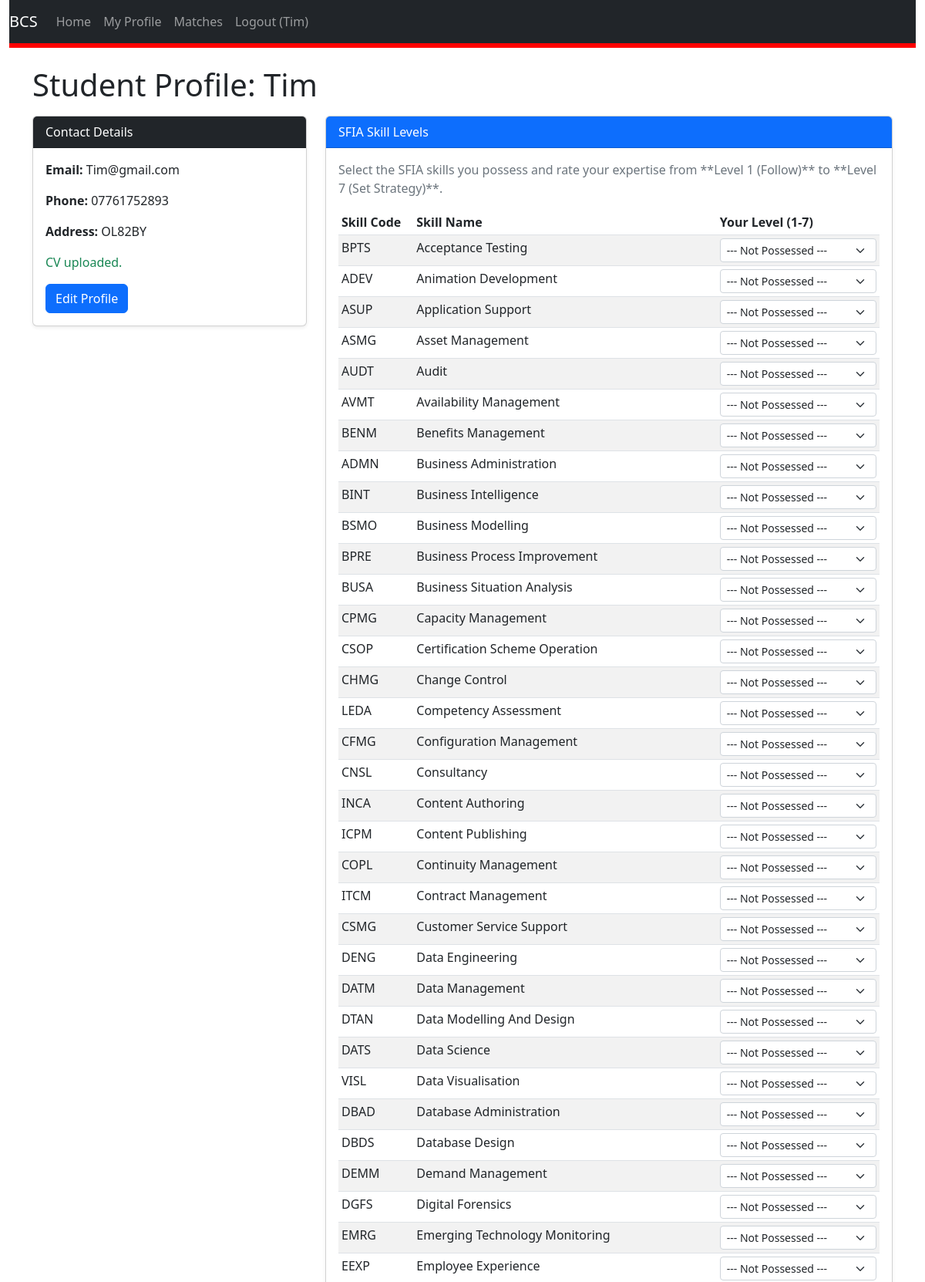
The app's page /student_profile.php (signed in, upper part) with its own data.
### tables this page shows
CREATE TABLE "users"
(
    user_id        INTEGER
        primary key autoincrement,
    role           TEXT not null,
    email          TEXT not null
        unique,
    password_hash  TEXT not null
        unique,
    name           TEXT not null,
    phone_number   TEXT(12),
    postal_address TEXT,
    cv_file_path   TEXT,
    check (role IN ('admin', 'student', 'employer'))
);

CREATE TABLE "SFIA_skills"
(
    skill_code TEXT not null
        primary key,
    skill_name TEXT not null
);

### student_profile.php (called while the page is built, shortened)
<?php
require_once('Models/StudentDataSet.php');
require_once('Models/UsersDataSet.php');
$studentId = $_SESSION['user_id'];
$studentDataSet = new StudentDataSet();
$view = new stdClass();
$view->pageTitle = 'Student Profile';
$view->updateSuccess = false;
$view->updateError = false;
$usersDataSet = new UsersDataSet();
$view->user = $usersDataSet->fetchUserByID($studentId);
$view->allSkills = $studentDataSet->fetchAllSkillsWithStudentStatus($studentId);
require_once('Views/student_profile.phtml');

### Models/Database.php (called while the page is built, shortened)
<?php
class Database {
    protected static $_dbInstance = null;
    protected $_dbHandle;
    public static function getInstance() {
        if(self::$_dbInstance === null) {
            self::$_dbInstance = new self();
        }
        return self::$_dbInstance;
    }
    private function __construct() {
        try {
            $this->_dbHandle = new PDO("sqlite:identifier.sqlite");
        }
        catch (PDOException $e) {
            echo $e->getMessage();
        }
    }
    public function getdbConnection() {
        return $this->_dbHandle;
    }
}

### Models/UsersDataSet.php (called while the page is built, shortened)
<?php
require_once('Database.php');
require_once ('UsersData.php');
class UsersDataSet {
    protected $_dbHandle, $_dbInstance;
    public function __construct() {
        $this->_dbInstance = Database::getInstance();
        $this->_dbHandle = $this->_dbInstance->getdbConnection();
    }
    public function fetchUserByID($userId) {
        $sqlQuery = 'SELECT * FROM users WHERE user_id = ?;';
        $statement = $this->_dbHandle->prepare($sqlQuery);
        $statement->bindParam(1, $userId);
        $statement->execute();
        $row = $statement->fetch(PDO::FETCH_ASSOC);
        if ($row) {
            return new UsersData($row);
        }
        return false;
    }
}

### Models/UsersData.php (called while the page is built, shortened)
<?php
class UsersData {
    protected $_user_id,$_role, $_email, $_password_hash, $_name, $_phone_number, $_postal_address, $_cv_file_path;
    public function __construct($dbRow) {
        $this->_user_id = $dbRow['user_id'];
        $this->_email = $dbRow['email'];
        $this->_name = $dbRow['name'];
        $this->_phone_number = $dbRow['phone_number'];
        $this->_postal_address = $dbRow['postal_address'];
        $this->_cv_file_path = $dbRow['cv_file_path'];
    }
    public function getUserID() {
        return $this->_user_id;
    }
    public function getEmail() {
        return $this->_email;
    }
    public function getName() {
        return $this->_name;
    }
    public function getPhoneNumber() {
        return $this->_phone_number;
    }
    public function getPostalAddress() {
        return $this->_postal_address;
    }
    public function getCvFilePath() {
        return $this->_cv_file_path;
    }
}

### Models/StudentDataSet.php (called while the page is built, shortened)
<?php
require_once('Database.php');
require_once('StudentData.php');
class StudentDataSet {
    protected $_dbHandle, $_dbInstance;
    public function __construct() {
        $this->_dbInstance = Database::getInstance();
        $this->_dbHandle = $this->_dbInstance->getdbConnection();
    }
    public function fetchAllSkillsWithStudentStatus($studentId) {
        $sqlQuery = '
            SELECT
                s.skill_code,
                s.skill_name,
                ss.sfia_level
            FROM
                SFIA_skills s
            LEFT JOIN
                student_skills ss ON s.skill_code = ss.skill_code AND ss.student_id = :studentId;
            ORDER BY s.skill_name;
        ';
        $statement = $this->_dbHandle->prepare($sqlQuery);
        $statement->bindParam(':studentId', $studentId, PDO::PARAM_INT);
        $statement->execute();
        $dataSet = [];
        while ($row = $statement->fetch(PDO::FETCH_ASSOC)) {
            $dataSet[] = new StudentData($row);
        }
        return $dataSet;
    }
}

### Models/StudentData.php (called while the page is built, shortened)
<?php
class StudentData {
    protected $_skill_code, $_skill_name, $_sfia_level;
    public function __construct($dbRow) {
        $this->_skill_code = $dbRow['skill_code'];
        $this->_skill_name = $dbRow['skill_name'];
    }
    public function getSkillCode() {
        return $this->_skill_code;
    }
    public function getSkillName() {
        return $this->_skill_name;
    }
}

### Views/student_profile.phtml (the view, shortened to what this page needs)
<?php require('template/header.phtml'); ?>
    <div class="container mt-4">
        <div class="row">
            <div class="col-md-12">
                <h1 class="mb-3">Student Profile: <?php echo htmlspecialchars($view->user->getName()); ?></h1>
            </div>
            <div class="col-md-4">
                <div class="card shadow-sm mb-4">
                    <div class="card-header bg-dark text-white">Contact Details</div>
                    <div class="card-body">
                        <p><strong>Email:</strong> <?php echo htmlspecialchars($view->user->getEmail()); ?></p>
                        <p><strong>Phone:</strong> <?php echo htmlspecialchars($view->user->getPhoneNumber()); ?></p>
                        <p><strong>Address:</strong> <?php echo nl2br(htmlspecialchars($view->user->getPostalAddress())); ?></p>
                        <?php if ($view->user->getCvFilePath()): ?>
                            <p class="text-success">CV uploaded.</p>
                        <?php else: ?>
                            <p class="text-danger">No CV uploaded.</p>
                        <?php endif; ?>
                        <form action="edit_student_profile.php" method="POST">
                            <button type="submit" class="btn btn-primary" name ="stud_id" value="<?php echo $view->user->getUserID() ?>">
                                Edit Profile
                            </button>
                        </form>
                    </div>
                </div>
            </div>
            <div class="col-md-8">
                <div class="card shadow-sm">
                    <div class="card-header bg-primary text-white">SFIA Skill Levels</div>
                    <div class="card-body">
                        <p class="text-muted">Select the SFIA skills you possess and rate your expertise from **Level 1 (Follow)** to **Level 7 (Set Strategy)**.</p>
                        <form method="post" action="student_profile.php">
                            <table class="table table-striped table-sm">
                                <thead>
                                <tr>
                                    <th>Skill Code</th>
                                    <th>Skill Name</th>
                                    <th>Your Level (1-7)</th>
                                </tr>
                                </thead>
                                <tbody>
                                <?php
                                foreach ($view->allSkills as $skill):
                                    ?>
                                    <tr>
                                        <td><?php echo htmlspecialchars($skill->getSkillCode()); ?></td>
                                        <td><?php echo htmlspecialchars($skill->getSkillName()); ?></td>
                                        <td>
                                            <select name="skill_<?php echo htmlspecialchars($skill->getSkillCode()); ?>" class="form-select form-select-sm">
                                                <option value="0">--- Not Possessed ---</option>
                                            </select>
                                        </td>
                                    </tr>
                                <?php endforeach; ?>
                                </tbody>
                            </table>
                        </form>
                    </div>
                </div>
            </div>
        </div>
    </div>
<?php require('template/footer.phtml'); ?>

### records on screen
users: name "Tim", email "Tim@gmail.com", phone_number "07761752893", postal_address "OL82BY"
sfia_skills: skill_code "BPTS", skill_name "Acceptance Testing", skill_code "--- Not Possessed ---"
sfia_skills: skill_code "ADEV", skill_name "Animation Development", skill_code "--- Not Possessed ---"
sfia_skills: skill_code "ASUP", skill_name "Application Support", skill_code "--- Not Possessed ---"
sfia_skills: skill_code "ASMG", skill_name "Asset Management", skill_code "--- Not Possessed ---"
sfia_skills: skill_code "AUDT", skill_name "Audit", skill_code "--- Not Possessed ---"
sfia_skills: skill_code "AVMT", skill_name "Availability Management", skill_code "--- Not Possessed ---"
sfia_skills: skill_code "BENM", skill_name "Benefits Management", skill_code "--- Not Possessed ---"
sfia_skills: skill_code "ADMN", skill_name "Business Administration", skill_code "--- Not Possessed ---"
sfia_skills: skill_code "BINT", skill_name "Business Intelligence", skill_code "--- Not Possessed ---"
sfia_skills: skill_code "BSMO", skill_name "Business Modelling", skill_code "--- Not Possessed ---"
sfia_skills: skill_code "BPRE", skill_name "Business Process Improvement", skill_code "--- Not Possessed ---"
sfia_skills: skill_code "BUSA", skill_name "Business Situation Analysis", skill_code "--- Not Possessed ---"
sfia_skills: skill_code "CPMG", skill_name "Capacity Management", skill_code "--- Not Possessed ---"
sfia_skills: skill_code "CSOP", skill_name "Certification Scheme Operation", skill_code "--- Not Possessed ---"
sfia_skills: skill_code "CHMG", skill_name "Change Control", skill_code "--- Not Possessed ---"
sfia_skills: skill_code "LEDA", skill_name "Competency Assessment", skill_code "--- Not Possessed ---"
sfia_skills: skill_code "CFMG", skill_name "Configuration Management", skill_code "--- Not Possessed ---"
sfia_skills: skill_code "CNSL", skill_name "Consultancy", skill_code "--- Not Possessed ---"
sfia_skills: skill_code "INCA", skill_name "Content Authoring", skill_code "--- Not Possessed ---"
sfia_skills: skill_code "ICPM", skill_name "Content Publishing", skill_code "--- Not Possessed ---"
sfia_skills: skill_code "COPL", skill_name "Continuity Management", skill_code "--- Not Possessed ---"
sfia_skills: skill_code "ITCM", skill_name "Contract Management", skill_code "--- Not Possessed ---"
sfia_skills: skill_code "CSMG", skill_name "Customer Service Support", skill_code "--- Not Possessed ---"
sfia_skills: skill_code "DENG", skill_name "Data Engineering", skill_code "--- Not Possessed ---"
sfia_skills: skill_code "DATM", skill_name "Data Management", skill_code "--- Not Possessed ---"
sfia_skills: skill_code "DTAN", skill_name "Data Modelling And Design", skill_code "--- Not Possessed ---"
sfia_skills: skill_code "DATS", skill_name "Data Science", skill_code "--- Not Possessed ---"
sfia_skills: skill_code "VISL", skill_name "Data Visualisation", skill_code "--- Not Possessed ---"
sfia_skills: skill_code "DBAD", skill_name "Database Administration", skill_code "--- Not Possessed ---"
sfia_skills: skill_code "DBDS", skill_name "Database Design", skill_code "--- Not Possessed ---"
sfia_skills: skill_code "DEMM", skill_name "Demand Management", skill_code "--- Not Possessed ---"
sfia_skills: skill_code "DGFS", skill_name "Digital Forensics", skill_code "--- Not Possessed ---"
sfia_skills: skill_code "EMRG", skill_name "Emerging Technology Monitoring", skill_code "--- Not Possessed ---"
sfia_skills: skill_code "EEXP", skill_name "Employee Experience", skill_code "--- Not Possessed ---"

### other values on screen
$_SESSION['name'] "Tim"
